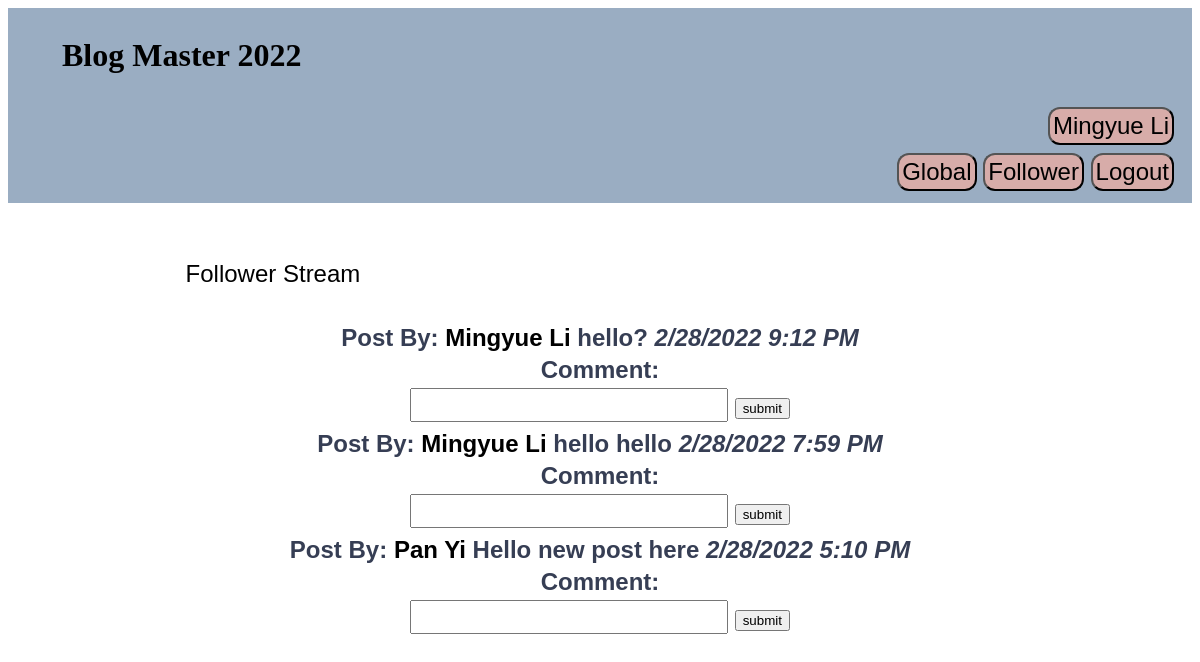
Screenshot of /socialnetwork/follower (signed in) with the database file from the repository.
### socialnetwork/models.py (models this page shows, shortened)
class Post(models.Model):
    text = models.CharField(max_length = 2000)
    created_by = models.ForeignKey(User, on_delete=models.PROTECT)
    created_time = models.DateTimeField()

### socialnetwork/views.py (the view)
# urls.py: path('follower', views.follower_action, name='follower'),
@login_required
def follower_action(request):
    return render(request, 'socialnetwork/follower.html', {'posts':Post.objects.all().order_by('-created_time')})

### socialnetwork/templates/socialnetwork/follower.html (shortened to what this page needs)
{% extends "socialnetwork/base.html" %}
{% block user-info %}
    <div>
        <a href="{% url 'my_profile' %}"  id="id_nav_profile">
            <button class="button button">{{user.first_name}} {{user.last_name}} </button>
        </a>
    </div>
    <div>
        <a href="{% url 'global' %}" id="id_nav_global_stream">
            <button class="button button">Global</button>
        </a>
        <a href="{% url 'follower' %}"  id="id_nav_follower_stream">
            <button class="button button">Follower</button>
        </a>
        <a href="{% url 'logout' %}" id='id_nav_logout'>
            <button class="button button">Logout</button>
        </a>
    </div>
{% endblock %}
{% block content %}
    <p class='big-heading'  id="id_page_name">Follower Stream</p>
    <form  action="{% url 'add-post' %}" method="post">
    </form>
    {% for post in posts %}
        {% if post.created_by in request.user.profile.following.all %}
            <div id='id_post_div_{{post.id}}' class="message">
                <span>Post By:</span>
                <a href="{% url 'other_profile' post.created_by.id %}" id="id_post_profile_{{ post.id }}"> {{post.created_by.first_name}} {{post.created_by.last_name}}</a>
                <span id="id_post_text_{{ post.id }}">{{post.text}}</span>
                <span class="time_message" id="id_post_date_time_{{ post.id }}"> {{post.created_time|date:"n/j/Y g:i A"}} </span>
                <div>Comment:</div>
                <input id="id_comment_input_text_{{ post.id }}">
                <button id="id_comment_button_{{ post.id }}">submit</button>
            </div>
        {% endif %}
    {% endfor %}
{% endblock %}

### socialnetwork/static/base.css (style rules this page uses)
.message { color:#363E54; text-align: center; font-weight: bold; font-size: x-large; font-family: sans-serif; }
.time_message { margin-left: auto; margin-right: auto; width: 70%; font-family: sans-serif; font-size: x-large; font-style: italic; }
a { text-decoration: none; color:black; }
.button { font-size: x-large; background-color: #d7aca9; padding: 3px; border-radius: 12px; }
input { font-size: x-large; }
div, form { padding: 4px; }

### rows the page displays
Post: created_by.first_name "Mingyue", created_by.last_name "Li", text "hello?", created_time "2/28/2022 9:12 PM"
Post: created_by.first_name "Mingyue", created_by.last_name "Li", text "hello hello", created_time "2/28/2022 7:59 PM"
Post: created_by.first_name "Pan", created_by.last_name "Yi", text "Hello new post here", created_time "2/28/2022 5:10 PM"

### other values shown
{{ user.first_name }} "Mingyue"
{{ user.last_name }} "Li"
